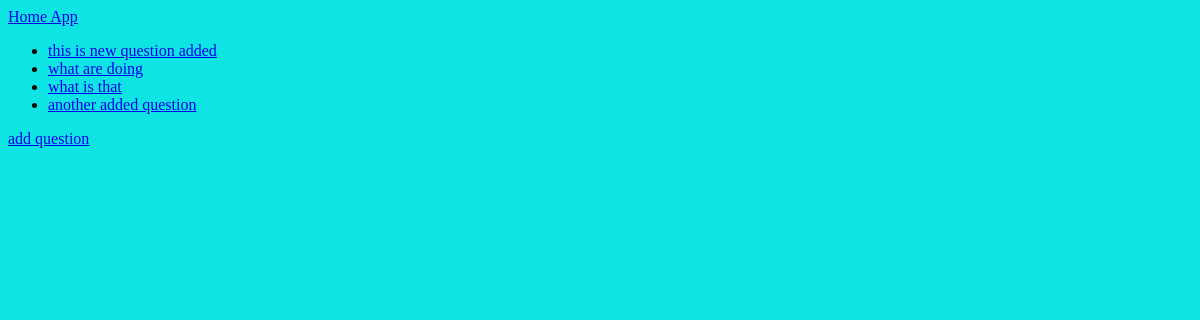
Screenshot of /polls/ with the database file from the repository.
### polls/models.py (models this page shows, shortened)
class Question(models.Model):
    question_text = models.CharField(max_length=200)
    pub_date = models.DateTimeField("date published")

### polls/views.py (the view)
# urls.py: path("", views.index, name="index"),
def index(request):
    latest_question_list = Question.objects.order_by("-pub_date")[:5]
    context = {"latest_question_list": latest_question_list}
    return render(request, "polls/index.html", context)

### polls/templates/polls/index.html (shortened to what this page needs)
{% extends 'base.html' %}
{% load static %}
{% block head_extra %}
    <link rel="stylesheet" href="{% static 'polls/style.css' %}">
{% endblock %}
    {% block body %}
        {% include 'polls/includes/header.html' %}
        {% if latest_question_list %}
        <ul>
            {% for question in latest_question_list %}
            <li><a href="{% url 'polls:detail' question.id %}">{{ question.question_text }}</a></li>
            {% endfor %}
        </ul>
        {% else %}
        <p>No polls are available.</p>
        {% endif %}
        <a href="{% url 'polls:add_question' %}">add question</a>
    {% endblock body %}

### polls/static/polls/style.css (style rules this page uses)
body { background: white url("https://encrypted-tbn0.gstatic.com/images?q=tbn:ANd9GcTkBIy4nua2A6YJPNFdcLDXpuR7bU4NYH53sw&usqp=CAU") no-repeat; }

### rows the page displays
Question: question_text "this is new question added"
Question: question_text "what are doing"
Question: question_text "what is that"
Question: question_text "another added question"
